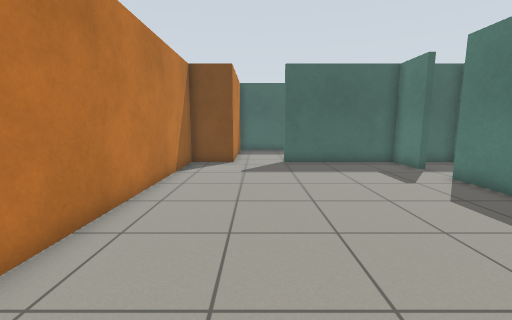
view 1 (above)

12 first-person views from a walk through a robot-simulator world made for Gazebo. The camera is 1 m above the floor, tilts 8° down and sees 90° across. The floor is counted in squares, 0.5 m on a side. Each view is taken from the middle of a square. On the plan, view 1 faces up. The plan holds only what a view shows up to about 16 squares ahead; the rest is blank.

view 2
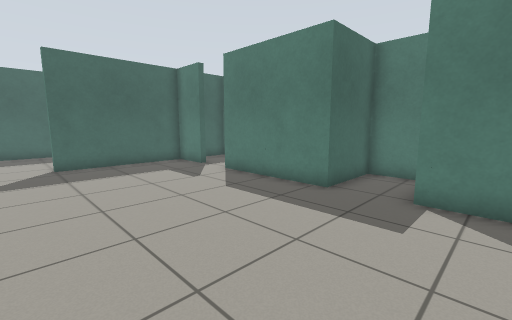

view 3
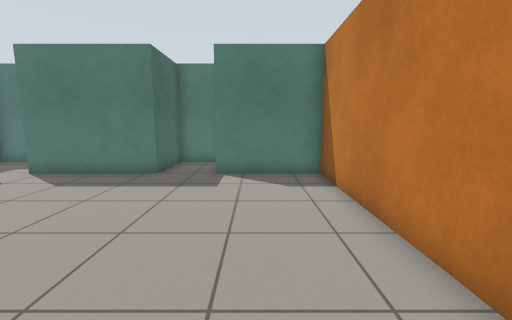

view 4
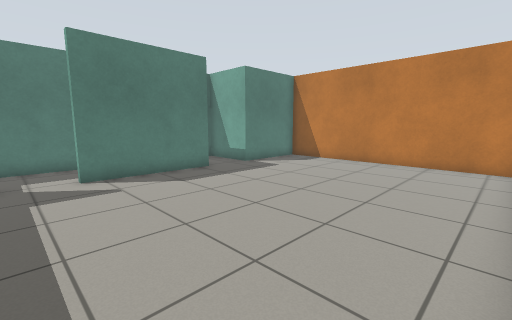

view 5
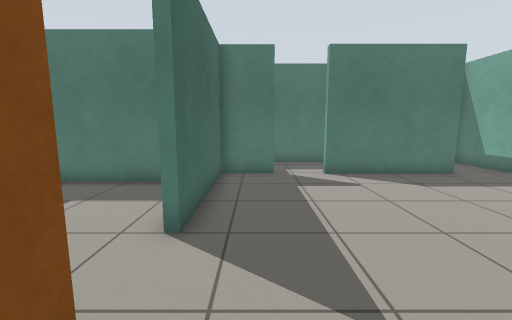

view 6
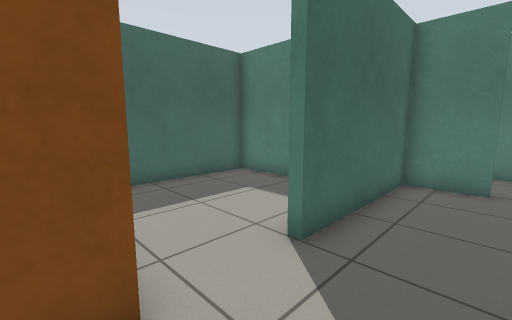

view 7
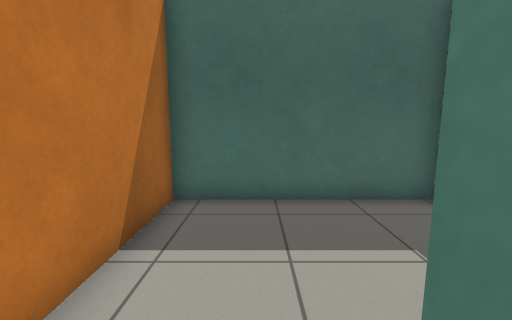

view 8
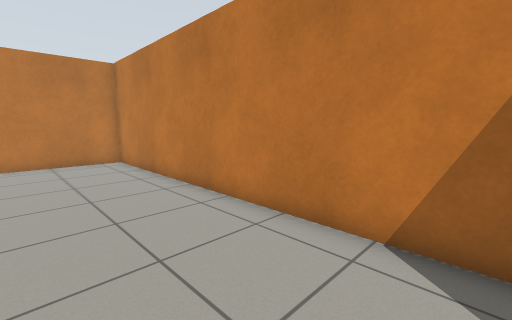

view 9
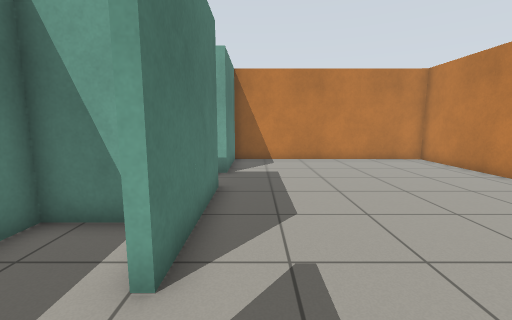

view 10
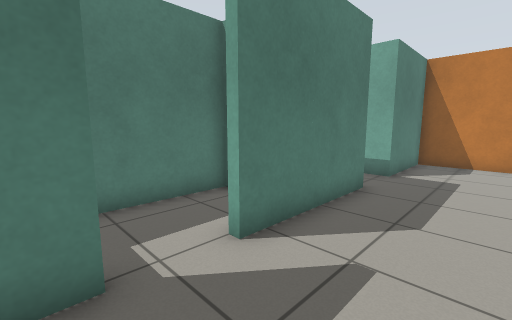

view 11
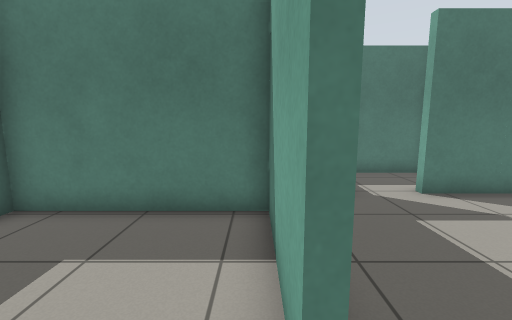

view 12
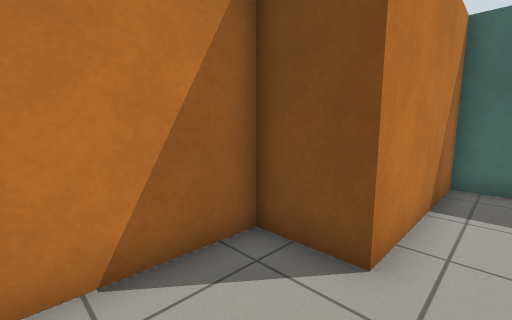

### Floor plan
Points are (right, up) in squares from view 1. A wall is a line through its corners. A room is listed if a view was taken in it or the views show most of it. See-through windows are left out.
Room 1 (views 1, 2, 3, 4, 5, 6, 7, 8, 9, 10, 11, 12)
walls: (7.2, 11.2) (7.2, 13.4) (1.5, 13.4); (-1.2, 14.4) (-1.2, 13.4) (-3.4, 13.4) (-3.4, -2.6) (7.2, -2.6) (7.2, 1.6) (10.4, 1.6) (10.4, 4) (7.2, 4) (7.2, 9.2)
ways out: opening at (0.5, 13.5) to room 2; opening at (7, 10.5) to room 3
Room 2 (no view inside)
walls: (1.5, 13.7) (5.7, 13.7) (5.7, 19.6) (-1.2, 19.6) (-1.2, 14.4)
ways out: opening at (0.5, 13.5) to room 1
Room 3 (no view inside)
walls: (7.2, 9.2) (7.6, 9.2); (8.6, 7) (10.4, 7) (10.4, 13.4) (9, 13.4)
ways out: opening at (7, 10.5) to room 1

Where each view was taken, in squares from view 1:
view 1: 0 up, 0 right, facing up
view 2: 0 up, 0 right, facing up-right
view 3: 0 up, 3 left, facing right
view 4: 11 up, 3 left, facing down-right
view 5: 12 up, 3 left, facing right
view 6: 11 up, 2 left, facing up-right
view 7: 13 up, 1 right, facing up
view 8: 12 up, 1 right, facing down-left
view 9: 12 up, 6 right, facing down
view 10: 12 up, 4 right, facing down-right
view 11: 14 up, 0 right, facing right
view 12: 10 up, 0 right, facing up-left
